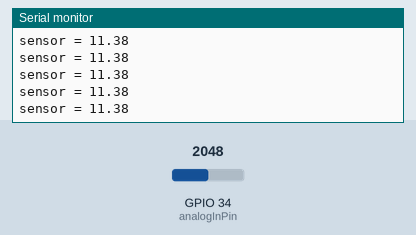
Recording of a sketch running on a simulated ESP32. Shown: the last lines printed to the serial monitor. The test bench sets the inputs (shaded band); at power-on: GPIO 34 (analogInPin) = 2048.

Above: at 1.2 s.
1.3 s: GPIO 34 (analogInPin) set to 2866
At 1.44 s:
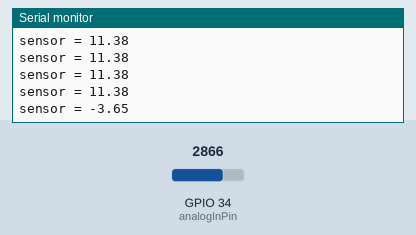
2.8 s: GPIO 34 (analogInPin) set to 3603
At 2.88 s:
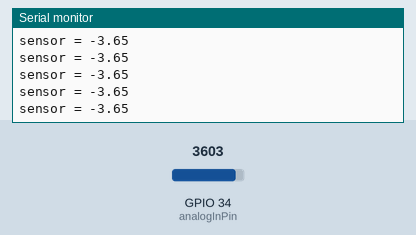
Timing chart, 0 to 5.8 s (numbered marks = the images above; inputs shaded):
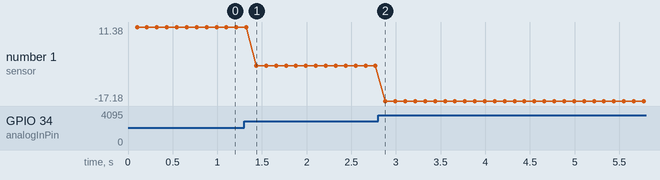

The sketch:

ph_test.ino
```cpp
const int analogInPin = 34;
int sensorValue = 0;
unsigned long int avgValue;
float b;
int buf[10], temp;
float calibration = 7.00 + 42.00;

void setup() {
  Serial.begin(115200);
}

void loop() {
  for(int i=0;i<10;i++) {
    buf[i]=analogRead(analogInPin);
    delay(10);
  }

  for(int i=0;i<9;i++) {

    for(int j=i+1;j<10;j++) {

      if(buf[i]>buf[j]) {
        temp=buf[i];
        buf[i]=buf[j];
        buf[j]=temp;
      }
    }
  }

  avgValue = 0;
  for(int i = 2; i < 8; i++) {
    avgValue += buf[i];
  }

  float pHVolt = (float) avgValue * 3.3 / 1024 / 6;
  float phValue = -5.70 * pHVolt + calibration;

  Serial.print("sensor = ");
  Serial.println(phValue);
  delay(10);
  }
```

Measured:
- after the input at 1.3 s, the serial monitor: prints a new line after 0.14 s (image 1)
- plotted number 1: 11.38 → -3.65 after the input at 1.3 s, -3.65 → -17.18 after the input at 2.8 s
